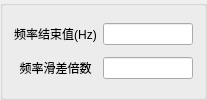
      <widget class="QGroupBox" name="m_groupBox5_4">
       <property name="title">
        <string/>
       </property>
       <layout class="QGridLayout" name="gridLayout_6">
        <item row="0" column="0">
         <widget class="QLabel" name="m_LabRampTo">
          <property name="font">
           <font>
            <pointsize>9</pointsize>
           </font>
          </property>
          <property name="text">
           <string>频率结束值(Hz)</string>
          </property>
          <property name="alignment">
           <set>Qt::AlignCenter</set>
          </property>
         </widget>
        </item>
        <item row="0" column="1">
         <widget class="QLineEdit" name="m_EditRampTo">
          <property name="minimumSize">
           <size>
            <width>90</width>
            <height>0</height>
           </size>
          </property>
          <property name="maximumSize">
           <size>
            <width>90</width>
            <height>16777215</height>
           </size>
          </property>
          <property name="font">
           <font>
            <pointsize>9</pointsize>
           </font>
          </property>
         </widget>
        </item>
        <item row="1" column="0">
         <widget class="QLabel" name="m_LabDvdt2Rate">
          <property name="font">
           <font>
            <pointsize>9</pointsize>
           </font>
          </property>
          <property name="text">
           <string>频率滑差倍数</string>
          </property>
          <property name="alignment">
           <set>Qt::AlignCenter</set>
          </property>
         </widget>
        </item>
        <item row="1" column="1">
         <widget class="QLineEdit" name="m_EditDvdt2Rate">
          <property name="minimumSize">
           <size>
            <width>90</width>
            <height>0</height>
           </size>
          </property>
          <property name="maximumSize">
           <size>
            <width>90</width>
            <height>16777215</height>
           </size>
          </property>
          <property name="font">
           <font>
            <pointsize>9</pointsize>
           </font>
          </property>
         </widget>
        </item>
       </layout>
      </widget>
